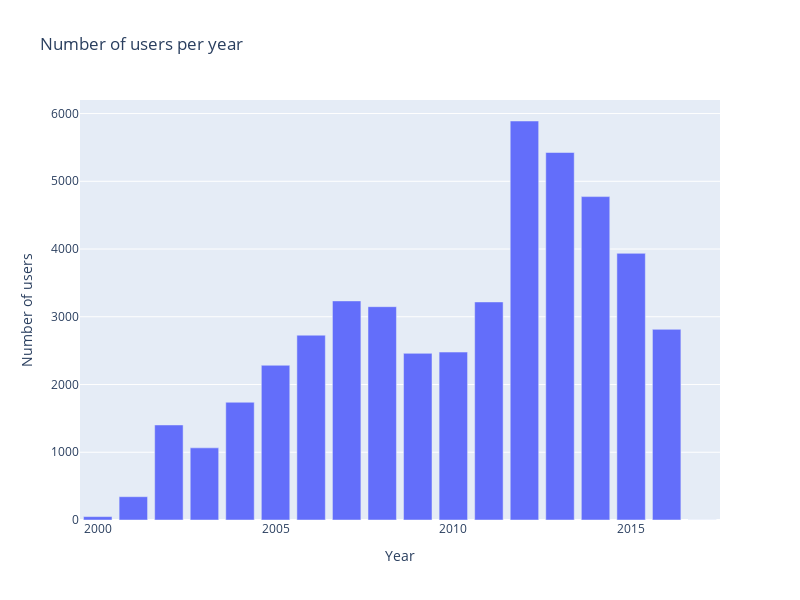

Source (notebook cell):
### Code cell
presentation.plot_temporal(users_temporal_grouping, 'Year', 'Number of users', 'Number of users per year')

### Figure 1 — Plotly figure (JSON) as saved in the notebook; plotly's stock layout.template omitted (floating-point values rounded to 4 significant figures)
{"data": [{"type": "bar", "x": [2000, 2001, 2002, 2003, 2004, 2005, 2006, 2007, 2008, 2009, 2010, 2011, 2012, 2013, 2014, 2015, 2016, 2017], "y": [50, 344, 1403, 1065, 1738, 2284, 2728, 3234, 3149, 2460, 2479, 3219, 5890, 5425, 4774, 3936, 2814, 1]}], "layout": {"height": 600, "title": {"text": "Number of users per year"}, "width": 800, "xaxis": {"title": {"text": "Year"}}, "yaxis": {"title": {"text": "Number of users"}}}}
